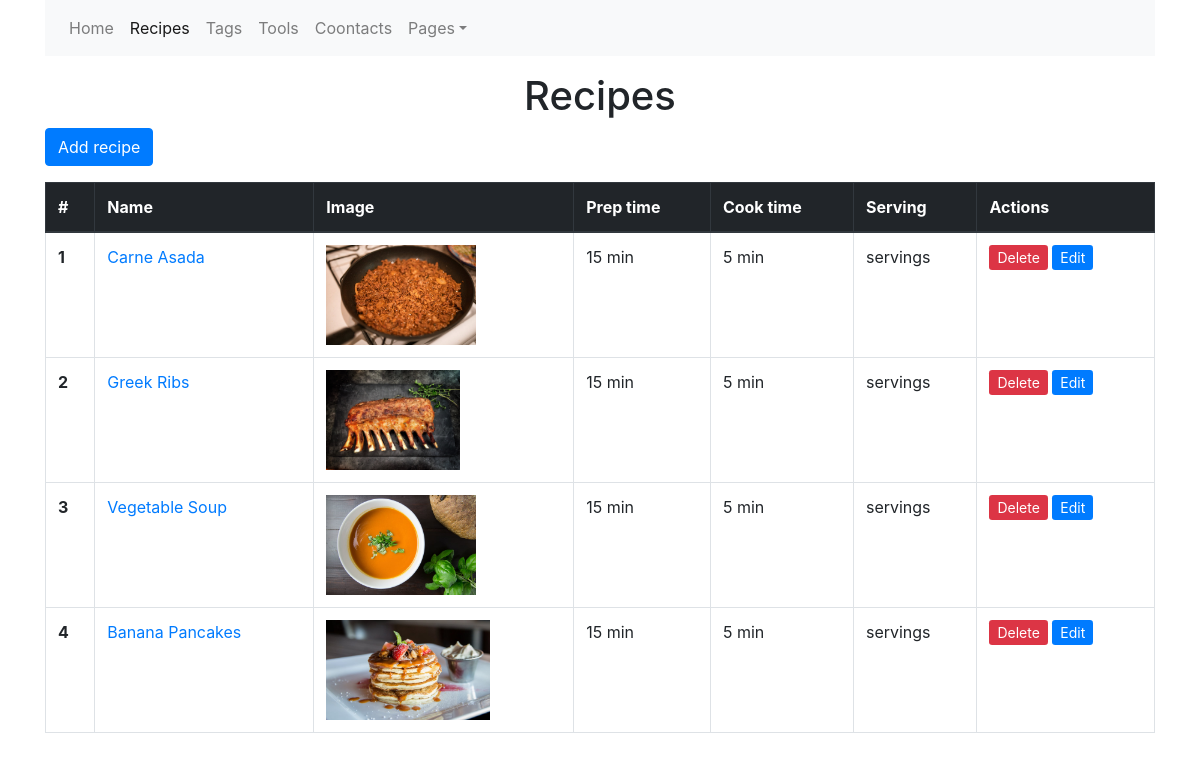
Screenshot of /recipe/index with the database file from the repository.
### tables this page shows
CREATE TABLE `recipes` (
  `id` int(11) NOT NULL,
  `name` varchar(255) NOT NULL,
  `prep` int(10) NOT NULL,
  `cook` int(10) NOT NULL,
  `serving` int(10) NOT NULL,
  `img` varchar(100) NOT NULL
);

### app/core/View.php (called while the page is built, shortened)
<?php
class View
{
    public static function admin($template, $data = null)
    {
        include "app/views/layouts/admin_layout.php";
    }
}

### app/controllers/Controller_Recipe.php (called while the page is built, shortened)
<?php
class Controller_Recipe extends Controller_Base
{
    public function action_index()
    {
        $recipes = Recipe::findAll();
        View::admin("recipe/index", ["recipes" => $recipes]);
    }
}

### index.php (called while the page is built, shortened)
<?php
include "autoload.php";
include "app/models/Model.php";
include "app/core/View.php";
Route::start();

### autoload.php (called while the page is built, shortened)
<?php
function model_autoloader($class) {
    $file_path = __DIR__ . "/app/models/" . $class . ".php";
    switch($class) {
        case 'Recipe': return require_once $file_path;
    }
}

### app/models/Model.php (called while the page is built, shortened)
<?php
class Model
{
    public static $db;
    public static function connect()
    {
        $host_dbname = "mysql:host=localhost;dbname=recipes";
        $username = "root";
        $password = "";
        self::$db = new PDO($host_dbname, $username, $password);
    }
    public static function findAll()
    {
        $table = static::getTable();
        $sql = "SELECT * FROM `$table`";
        $stmt = self::$db->query($sql);
        return $stmt->fetchAll(PDO::FETCH_ASSOC);
    }
}

### app/models/Recipe.php (called while the page is built, shortened)
<?php
class Recipe extends Model
{
    public static function getTable()
    {
        return 'recipes';
    }
}

### app/views/recipe/index.php (the view)
<?php
$count = 1;
?>
<div class="container">
	<h1 class="text-center">Recipes</h1>
	<a href="/recipe/add" class="btn btn-primary mb-3" role="button">Add recipe</a>
	<table class="table table-bordered table-hover">
		<thead class="thead-dark">
		<tr>
			<th scope="col">#</th>
			<th scope="col">Name</th>
			<th scope="col">Image</th>
			<th scope="col">Prep time</th>
			<th scope="col">Cook time</th>
			<th scope="col">Serving</th>
			<th scope="col">Actions</th>
		</tr>
		</thead>
		<tbody>
            <?foreach($recipes as $recipe): ?>
            <tr>
                <th scope="row"><?= $count++ ?></th>
                <td>
                    <a href="/recipe/single?id=<?= $recipe['id'] ?>"><?= $recipe['name'] ?></a>
                </td>
                <td><img src="../assets/img/recipes/<?= $recipe['img'] ?>" height="100px"></td>
                <td><?= $recipe['prep'] ?> min</td>
                <td><?= $recipe['cook'] ?> min</td>
                <td><?= $recipe['serv'] ?> servings</td>
                <td>
                    <a href="#" class="btn-sm btn-danger delete-recipe" recipe_id="<?= $recipe['id'] ?>">Delete</a>
                    <a href="/recipe/edit?id=<?= $recipe['id'] ?>" class="btn-sm btn-primary">Edit</a>
                </td>
            </tr>
            <?endforeach?>
		</tbody>
	</table>
</div>

### rows the page displays
recipes: name "Carne Asada", img (picture), prep "15", cook "5"
recipes: name "Greek Ribs", img (picture), prep "15", cook "5"
recipes: name "Vegetable Soup", img (picture), prep "15", cook "5"
recipes: name "Banana Pancakes", img (picture), prep "15", cook "5"
